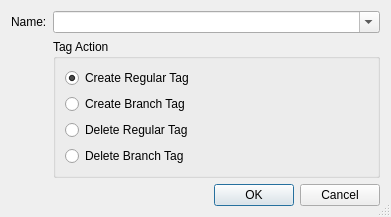
<ui version="4.0" >
 <class>SvnTagDialog</class>
 <widget class="QDialog" name="SvnTagDialog" >
  <property name="geometry" >
   <rect>
    <x>0</x>
    <y>0</y>
    <width>391</width>
    <height>216</height>
   </rect>
  </property>
  <property name="windowTitle" >
   <string>Subversion Tag</string>
  </property>
  <property name="sizeGripEnabled" >
   <bool>true</bool>
  </property>
  <layout class="QGridLayout" >
   <item row="2" column="0" colspan="2" >
    <widget class="QDialogButtonBox" name="buttonBox" >
     <property name="orientation" >
      <enum>Qt::Horizontal</enum>
     </property>
     <property name="standardButtons" >
      <set>QDialogButtonBox::Cancel|QDialogButtonBox::Ok</set>
     </property>
    </widget>
   </item>
   <item row="0" column="1" >
    <widget class="QComboBox" name="tagCombo" >
     <property name="sizePolicy" >
      <sizepolicy vsizetype="Fixed" hsizetype="Expanding" >
       <horstretch>0</horstretch>
       <verstretch>0</verstretch>
      </sizepolicy>
     </property>
     <property name="toolTip" >
      <string>Enter the name of the tag</string>
     </property>
     <property name="whatsThis" >
      <string>&lt;b>Tag Name&lt;/b>
&lt;p>Enter the name of the tag to be created, moved or deleted.&lt;/p></string>
     </property>
     <property name="editable" >
      <bool>true</bool>
     </property>
     <property name="duplicatesEnabled" >
      <bool>false</bool>
     </property>
    </widget>
   </item>
   <item row="0" column="0" >
    <widget class="QLabel" name="TextLabel1" >
     <property name="text" >
      <string>Name:</string>
     </property>
    </widget>
   </item>
   <item row="1" column="1" >
    <widget class="QGroupBox" name="TagActionGroup" >
     <property name="title" >
      <string>Tag Action</string>
     </property>
     <layout class="QVBoxLayout" >
      <item>
       <widget class="QRadioButton" name="createRegularButton" >
        <property name="toolTip" >
         <string>Select to create a regular tag</string>
        </property>
        <property name="whatsThis" >
         <string>&lt;b>Create Regular Tag&lt;/b>
&lt;p>Select this entry in order to create a regular tag in the repository.&lt;/p></string>
        </property>
        <property name="text" >
         <string>Create Regular Tag</string>
        </property>
        <property name="checked" >
         <bool>true</bool>
        </property>
       </widget>
      </item>
      <item>
       <widget class="QRadioButton" name="createBranchButton" >
        <property name="toolTip" >
         <string>Select to create a branch tag</string>
        </property>
        <property name="whatsThis" >
         <string>&lt;b>Create Branch Tag&lt;/b>
&lt;p>Select this entry in order to create a branch in the repository.&lt;/p></string>
        </property>
        <property name="text" >
         <string>Create Branch Tag</string>
        </property>
       </widget>
      </item>
      <item>
       <widget class="QRadioButton" name="deleteRegularButton" >
        <property name="toolTip" >
         <string>Select to delete a regular tag</string>
        </property>
        <property name="whatsThis" >
         <string>&lt;b>Delete Regular Tag&lt;/b>
&lt;p>Select this entry in order to delete the selected regular tag.&lt;/p></string>
        </property>
        <property name="text" >
         <string>Delete Regular Tag</string>
        </property>
       </widget>
      </item>
      <item>
       <widget class="QRadioButton" name="deleteBranchButton" >
        <property name="toolTip" >
         <string>Select to delete a branch tag</string>
        </property>
        <property name="whatsThis" >
         <string>&lt;b>Delete Branch Tag&lt;/b>
&lt;p>Select this entry in order to delete the selected branch tag.&lt;/p></string>
        </property>
        <property name="text" >
         <string>Delete Branch Tag</string>
        </property>
       </widget>
      </item>
     </layout>
    </widget>
   </item>
  </layout>
 </widget>
 <pixmapfunction>qPixmapFromMimeSource</pixmapfunction>
 <tabstops>
  <tabstop>tagCombo</tabstop>
  <tabstop>createRegularButton</tabstop>
  <tabstop>createBranchButton</tabstop>
  <tabstop>deleteRegularButton</tabstop>
  <tabstop>deleteBranchButton</tabstop>
 </tabstops>
 <resources/>
 <connections>
  <connection>
   <sender>buttonBox</sender>
   <signal>accepted()</signal>
   <receiver>SvnTagDialog</receiver>
   <slot>accept()</slot>
   <hints>
    <hint type="sourcelabel" >
     <x>85</x>
     <y>192</y>
    </hint>
    <hint type="destinationlabel" >
     <x>25</x>
     <y>214</y>
    </hint>
   </hints>
  </connection>
  <connection>
   <sender>buttonBox</sender>
   <signal>rejected()</signal>
   <receiver>SvnTagDialog</receiver>
   <slot>reject()</slot>
   <hints>
    <hint type="sourcelabel" >
     <x>122</x>
     <y>193</y>
    </hint>
    <hint type="destinationlabel" >
     <x>128</x>
     <y>210</y>
    </hint>
   </hints>
  </connection>
 </connections>
</ui>
